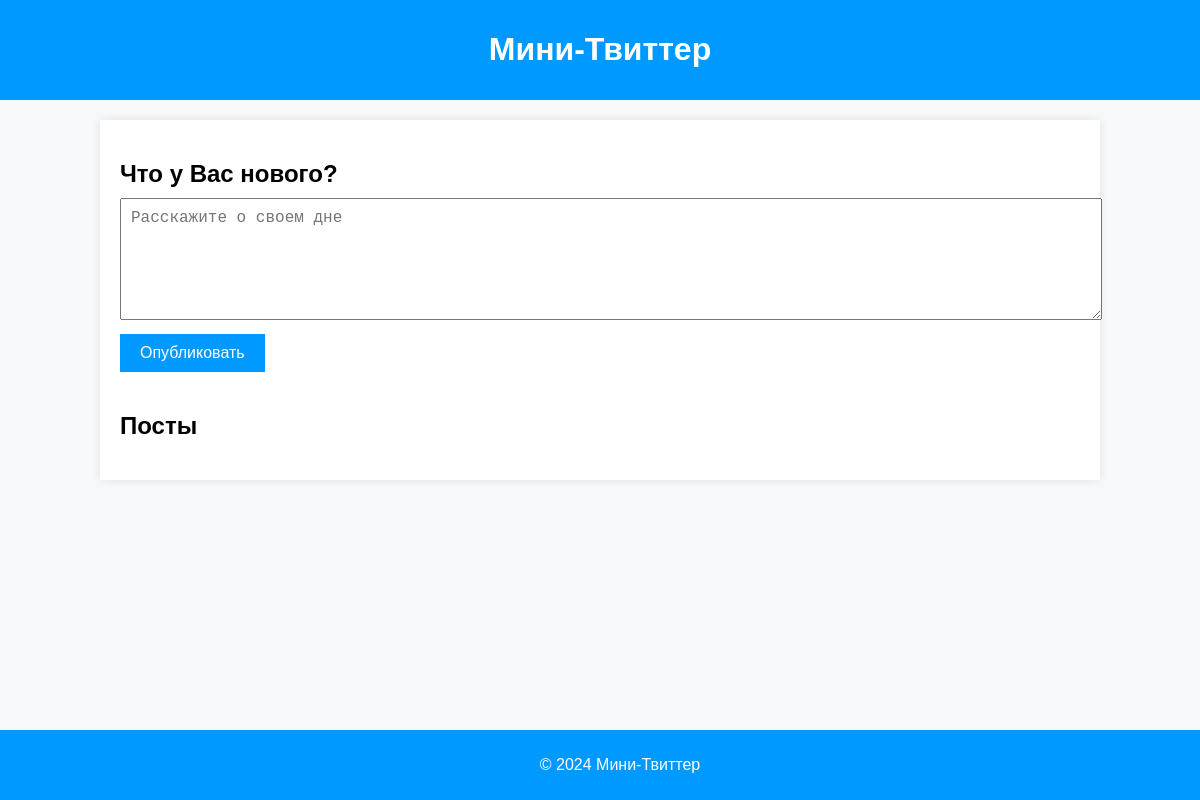
The app's page /posts/, older data.
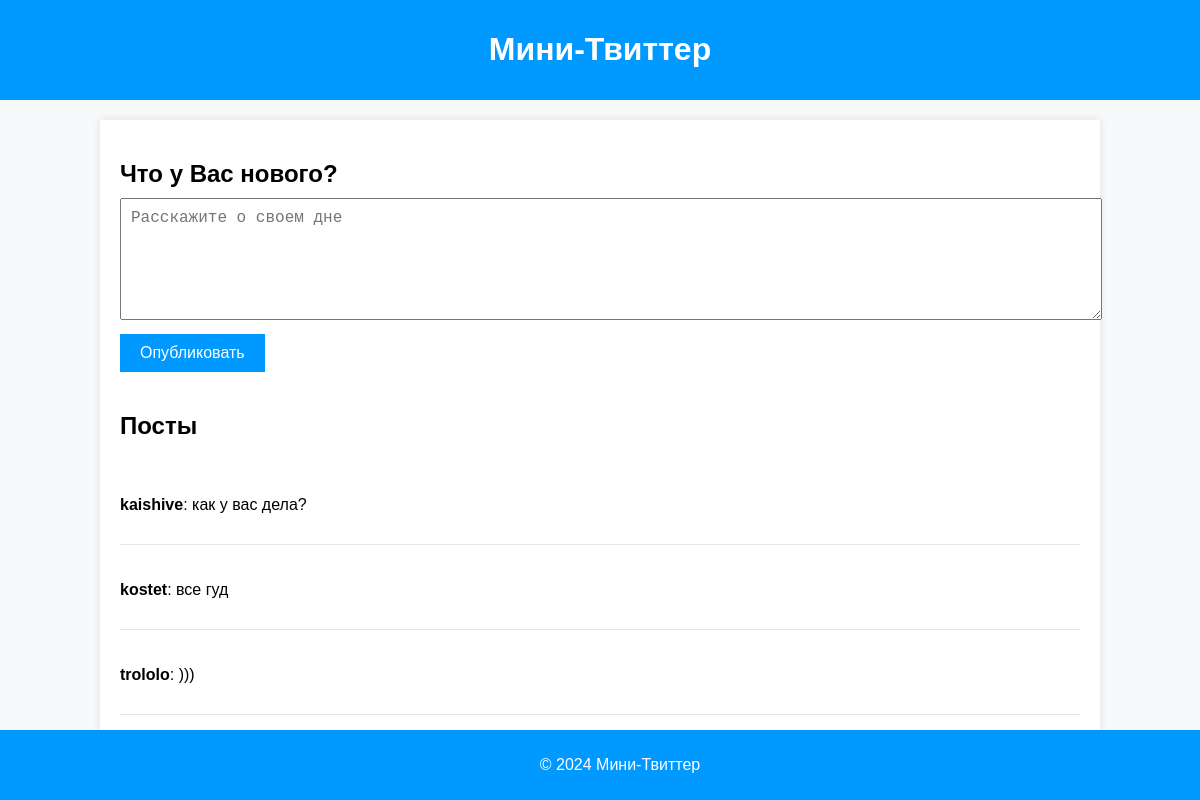
The same page, newer data.
### models/post_user_model.py (models this page shows)
class Post(Base):
    __tablename__ = "posts"
    id = Column(Integer, primary_key=True, index=True)
    content = Column(String, nullable=False)
    slug = Column(String, unique=True, index=True)
    user_id = Column(Integer, ForeignKey('users.id'), nullable=False)
    user = relationship("User", back_populates="posts")

class User(Base):
    __tablename__ = "users"
    id = Column(Integer, primary_key=True, index=True)
    username = Column(String, unique=True, index=True, nullable=False)
    email = Column(String, unique=True, index=True, nullable=False)
    hashed_password = Column(String, nullable=False)
    slug = Column(String, unique=True, index=True)
    posts = relationship("Post", back_populates="user")

### routers/posts_crud.py (the view)
@router.get("/posts/", response_class=HTMLResponse)
async def get_posts(request: Request, db: Annotated[Session, Depends(get_db)], user_id: Optional[int] = Cookie(None),
                    error_message: Optional[str] = None):
    posts = db.scalars(select(Post)).all()
    return templates.TemplateResponse("page_blog.html", {"request": request, "posts": posts, "user_id": user_id,
                                                         "error_message": error_message})

### templates/page_blog.html (shortened to what this page needs)
<!DOCTYPE html>
<html lang="en">
<head>
    <link rel="stylesheet" type="text/css" href="/static/page_style.css">
</head>
<body>
    <header>
        <div class="header-container">
            <h1>Мини-Твиттер</h1>
        </div>
    </header>
    <main>
        <div class="container">
            <div class="new-post">
                <h2>Что у Вас нового?</h2>
                <form id="newPostForm" action="/posts/" method="post">
                    <textarea id="postContent" name="content" placeholder="Расскажите о своем дне" required></textarea>
                    <button type="submit">Опубликовать</button>
                </form>
            </div>
            <div class="posts">
                <h2>Посты</h2>
                {% for post in posts %}
                <div class="post" data-post-id="{{ post.id }}">
                    <p><strong>{{ post.user.username }}</strong>: {{ post.content }}</p>
                </div>
                {% endfor %}
            </div>
        </div>
    </main>
    <footer>
        <div class="footer-container">
            <p>&copy; 2024 Мини-Твиттер</p>
        </div>
    </footer>
</body>
</html>

### templates/page_style.css (style rules this page uses)
body { font-family: 'Arial', sans-serif; background-color: #f8f9fa; margin: 0; padding: 0; }
.header-container { background-color: #0099ff; color: white; padding: 10px 20px; text-align: center; }
.container { width: 80%; margin: 20px auto; padding: 20px; background-color: white; box-shadow: 0 0 10px rgba(0, 0, 0, 0.1); }
.new-post { margin-bottom: 40px; }
.new-post h2 { margin-bottom: 10px; }
textarea { width: 100%; height: 100px; margin-bottom: 10px; padding: 10px; font-size: 16px; resize: vertical; }
button { background-color: #0099ff; color: white; border: none; padding: 10px 20px; font-size: 16px; cursor: pointer; transition: background-color 0.3s; }
.posts { margin-top: 40px; }
.post { border-bottom: 1px solid #e1e8ed; padding: 20px 0; }
.post p { margin-bottom: 10px; }
.footer-container { background-color: #0099ff; color: white; text-align: center; padding: 10px 20px; position: fixed; bottom: 0; width: 100%; }

Row changes from the older to the newer data that the page shows:
added Post: user.username "kaishive", content "как у вас дела?"
added Post: user.username "kostet", content "все гуд"
added Post: user.username "trololo", content ")))"
